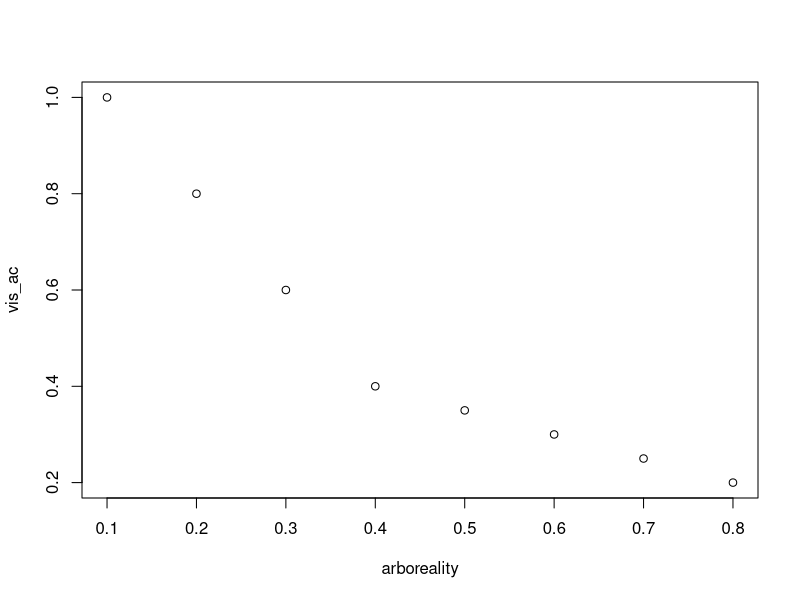
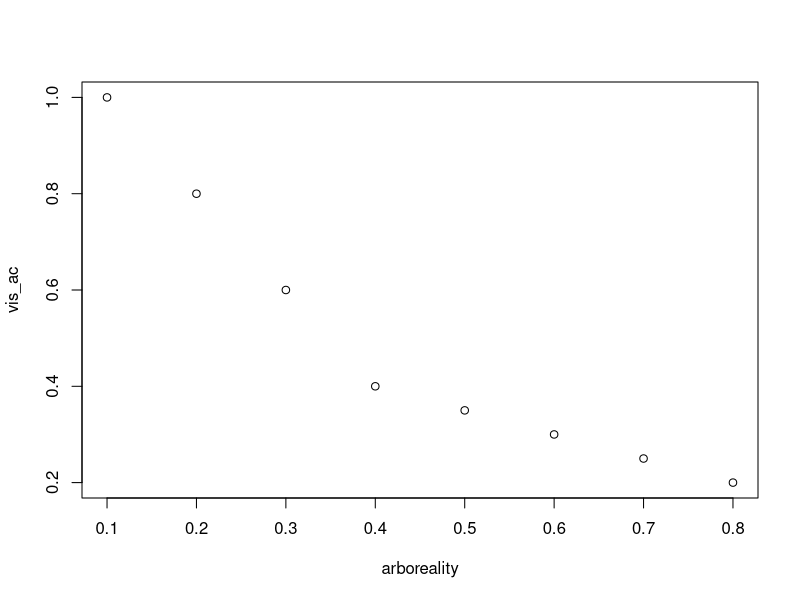
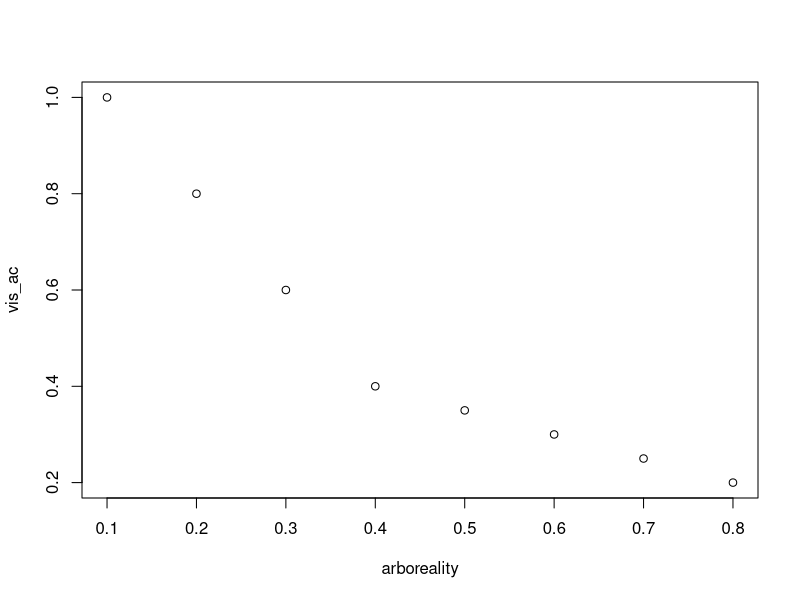
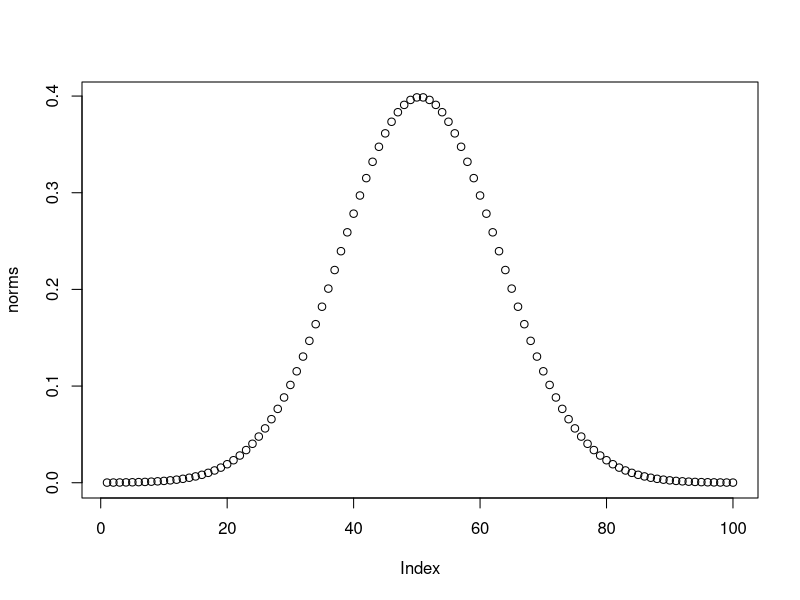
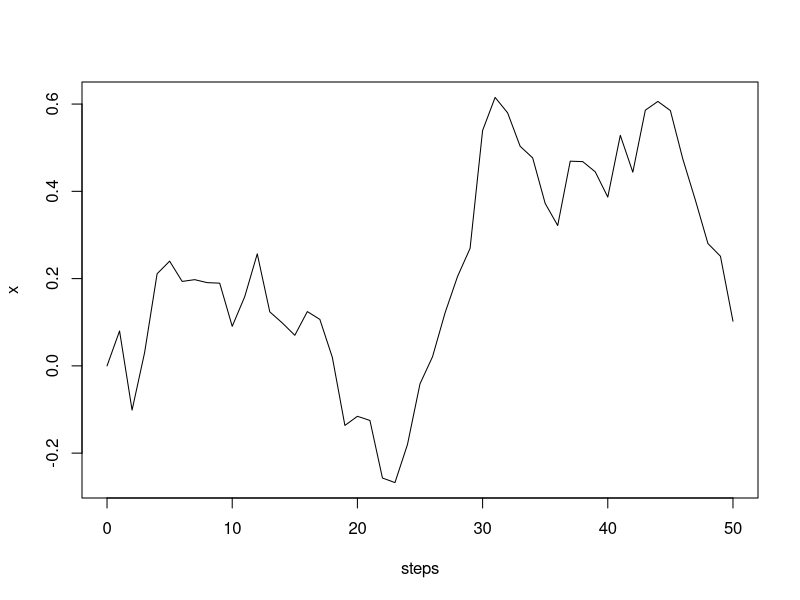
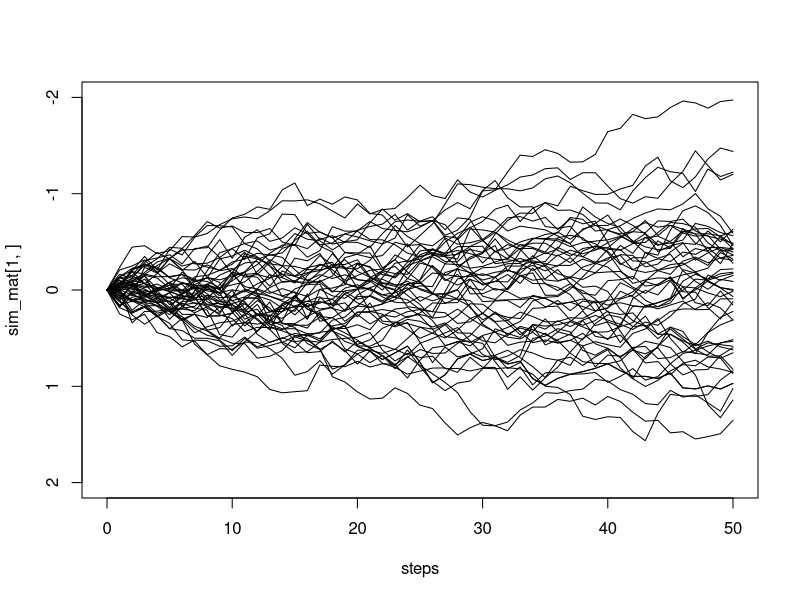
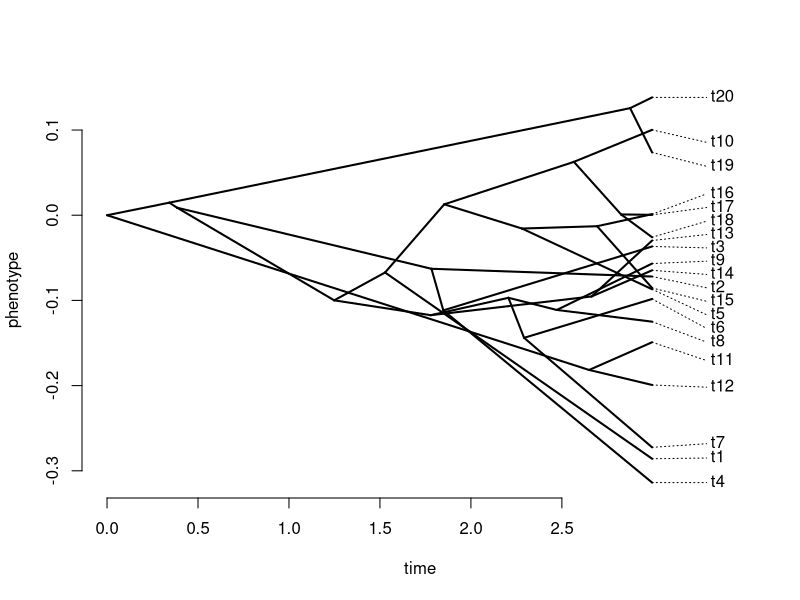
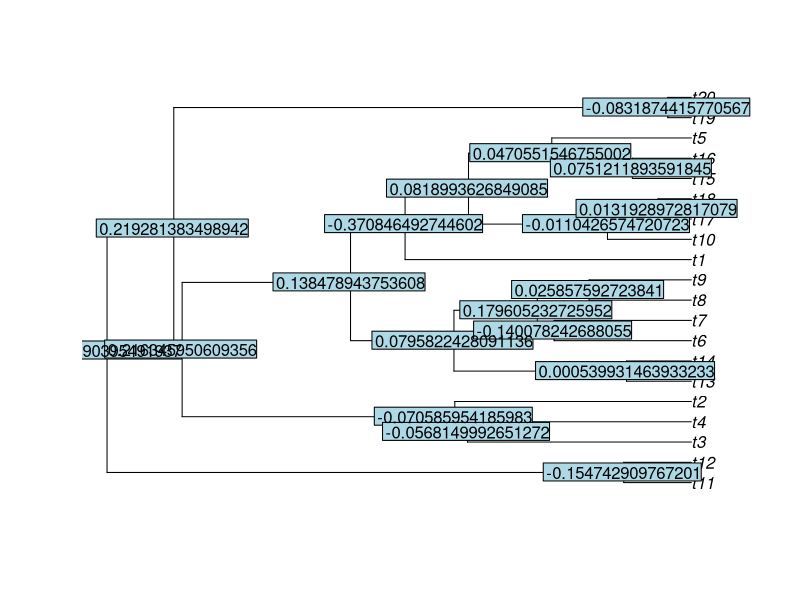

The R script that drew these images, in order: (Note: this script raises an error after producing the figures.)
## ---- chunk 1
arboreality <- c(.1, .2, .3, .4, .5, .6, .7, .8)
vis_ac <- c(1, .8, .6, .4, .35, .3, .25, .2)
plot(arboreality, vis_ac)
## ---- chunk 2
arboreality <- c(.1, .2, .3, .4, .5, .6, .7, .8)
vis_ac <- c(1, .8, .6, .4, .35, .3, .25, .2)
plot(arboreality, vis_ac)
## ---- chunk 3
arboreality <- c(.1, .2, .3, .4, .5, .6, .7, .8)
vis_ac <- c(1, .8, .6, .4, .35, .3, .25, .2)
plot(arboreality, vis_ac)
## ---- chunk 4
x <- seq(-4, 4, length=100)
norms <- dnorm(x, sd = 1)
plot(norms)
## ---- chunk 5
steps <- 0:50  
var <- 0.01
x <- rnorm(n = length(steps) - 1, sd = sqrt(var))
x <- c(0, cumsum(x))
plot(steps, x, type = "line")
## ---- chunk 6
steps <- 0:50  
var <- 0.01
n_sims <- 50
sim_mat <- matrix(0, n_sims, length(steps))


for (i in 1:n_sims) {
  sim_mat[i, ] <- c(0, cumsum(rnorm(n = length(steps) - 1, sd = sqrt(var))))
}

plot(steps, sim_mat[1, ], type = "line", ylim = c(2, -2)) #when you scale var, you may need to adjust the axis!

for (i in 1:n_sims) {
  lines(steps, sim_mat[i, ])
}
## ---- chunk 7
library(phytools)
tree <- pbtree(n=20)
x <- fastBM(tree, sig2 = var, internal = TRUE)
x
## ---- chunk 8
phenogram(tree, x)
## ---- chunk 9
x <- fastBM(tree, sig2 = var, internal = FALSE)
contrasts <- pic(x, tree, scaled=FALSE)
contrasts
## ---- chunk 10
plot(tree)
nodelabels(contrasts)
## ---- chunk 11
important_environmental_factor <- seq(from = 1, to = 19, by = 1)
plot(contrasts, important_environmental_factor)
## ---- chunk 12
trait <- fastBM(tree_20)
phenogram(tree_20, trait)
anc_states <-anc.ML(tree_20, trait)
## ---- chunk 13
tree_20$tip.states <- trait
tree_20$node.labels <- anc_states$ace
write.tree(tree_20, file = "annotated.tre")
